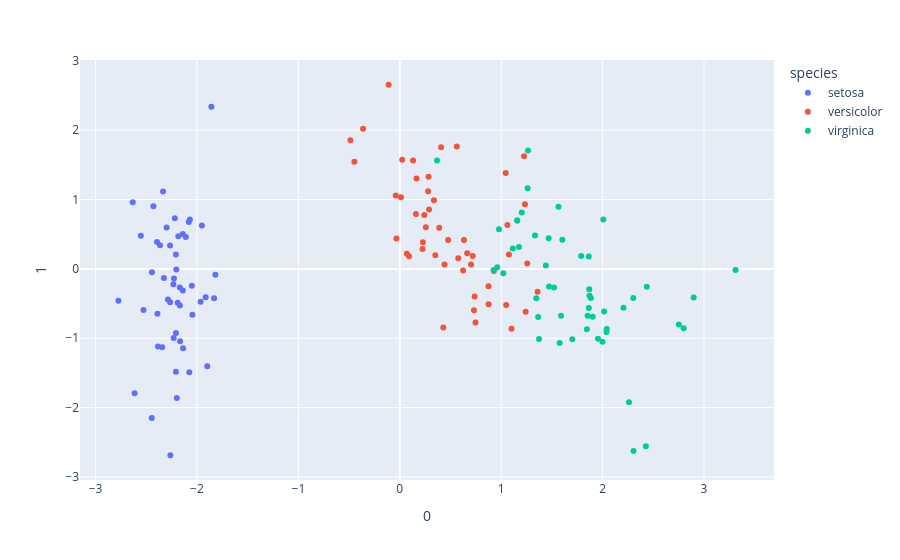

Notebook code for this chart:
### Code cell
fig = px.scatter(projection, x=0, y=1, color='species')

fig.show()
